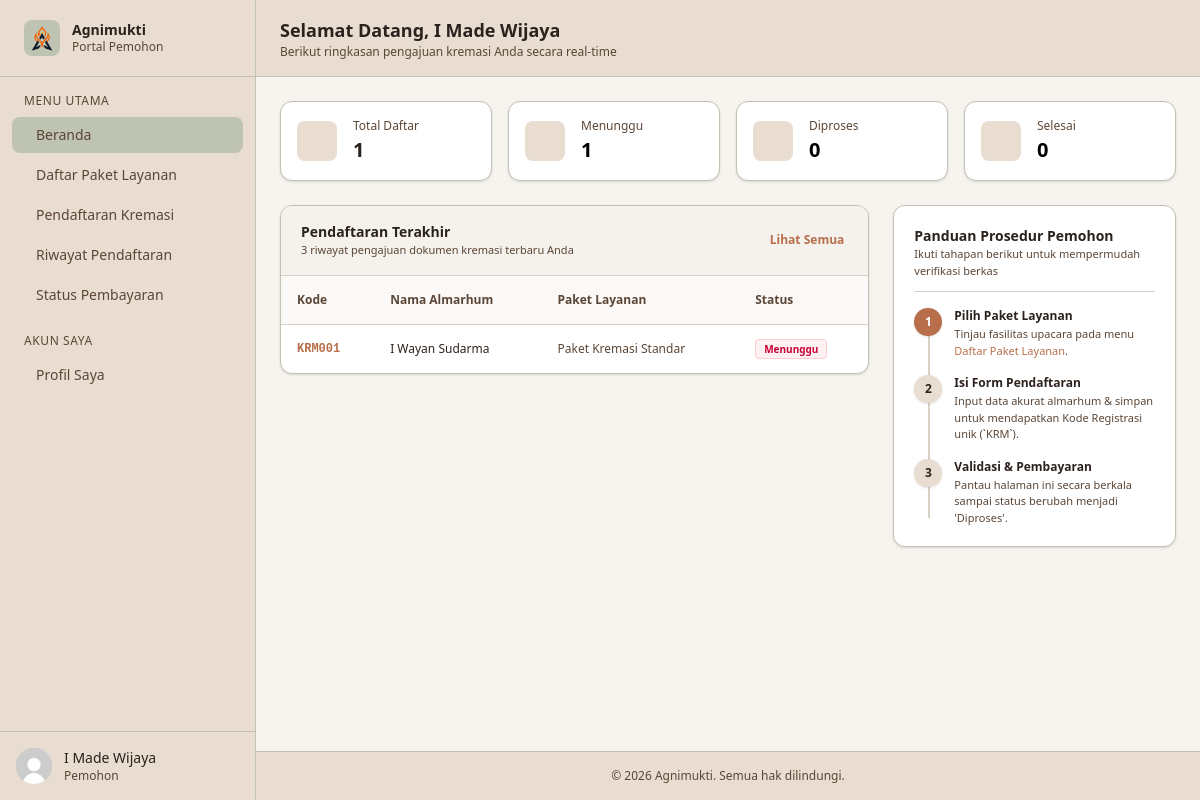
/user (signed in), run on an earlier commit of the app's database.
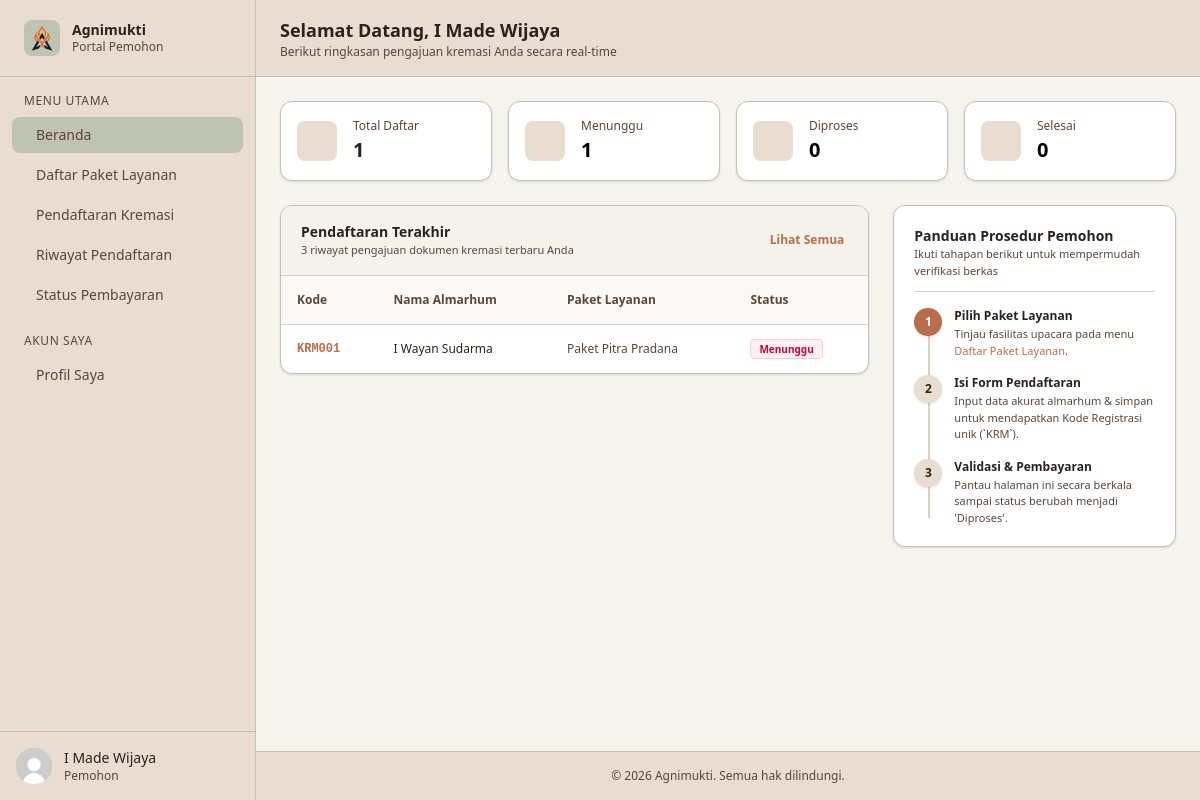
And on a later commit of the database.
### tables this page shows
CREATE TABLE pendaftaran (
    id_pendaftaran INT AUTO_INCREMENT PRIMARY KEY,
    kode_pendaftaran VARCHAR(20) NOT NULL UNIQUE,

    id_user INT NOT NULL,
    id_paket INT NOT NULL,

    nama_almarhum VARCHAR(100) NOT NULL,
    tanggal_lahir DATE,
    tanggal_meninggal DATE,

    tanggal_daftar DATE NOT NULL,

    status ENUM(
        'Menunggu',
        'Diproses',
        'Selesai',
        'Dibatalkan'
    ) DEFAULT 'Menunggu',

    catatan TEXT,

    created_at TIMESTAMP DEFAULT CURRENT_TIMESTAMP,

    CONSTRAINT fk_pendaftaran_user
    FOREIGN KEY (id_user)
    REFERENCES users(id_user)
    ON UPDATE CASCADE
    ON DELETE RESTRICT,

    CONSTRAINT fk_pendaftaran_paket
    FOREIGN KEY (id_paket)
    REFERENCES paket_layanan(id_paket)
    ON UPDATE CASCADE
    ON DELETE RESTRICT
);

CREATE TABLE paket_layanan (
    id_paket INT AUTO_INCREMENT PRIMARY KEY,
    id_kategori INT NOT NULL,
    nama_paket VARCHAR(100) NOT NULL,
    harga DECIMAL(12,2) NOT NULL,
    fasilitas TEXT,
    created_at TIMESTAMP DEFAULT CURRENT_TIMESTAMP,

    CONSTRAINT fk_paket_kategori
    FOREIGN KEY (id_kategori)
    REFERENCES kategori_paket(id_kategori)
    ON UPDATE CASCADE
    ON DELETE RESTRICT
);

CREATE TABLE users (
    id_user INT AUTO_INCREMENT PRIMARY KEY,
    nama VARCHAR(100) NOT NULL,
    username VARCHAR(50) NOT NULL UNIQUE,
    password VARCHAR(255) NOT NULL,
    role ENUM('super_admin', 'admin','pemohon') NOT NULL DEFAULT 'pemohon',
    no_telepon VARCHAR(20),
    alamat TEXT,
    created_at TIMESTAMP DEFAULT CURRENT_TIMESTAMP
);

### config/Database.php (called while the page is built)
<?php
class Database {
    private $host = "localhost";
    private $username = "root";
    private $password = "";
    private $dbname   = "db_agnimukti";
    public function connect() {
        try {
            $pdo = new PDO(
                "mysql:host={$this->host};dbname={$this->dbname};charset=utf8mb4",
                $this->username,
                $this->password
            );
            $pdo->setAttribute(PDO::ATTR_ERRMODE, PDO::ERRMODE_EXCEPTION);
            return $pdo;
        } catch (PDOException $e) {
            die("Koneksi database gagal: " . $e->getMessage());
        }
    }
}
?>

### classes/Auth.php (called while the page is built, shortened)
<?php
require_once __DIR__ . '/../config/Database.php';
class Auth {
    public function checkLogin() {
    if (isset($_SESSION['user'])) {
        return [
            "status" => true,
            "message" => "User sudah login",
            "data" => $_SESSION['user']
        ];
    }
    return [
        "status" => false,
        "message" => "User belum login"
    ];
    }
}
?>

### classes/Pendaftaran.php (called while the page is built, shortened)
<?php
require_once __DIR__ . '/../config/Database.php';
class Pendaftaran
{
    private $conn;
    public function __construct()
    {
        $database = new Database();
        $this->conn = $database->connect();
    }
    public function getByUser($id_user)
    {
        $sql = "SELECT
                    p.id_pendaftaran,
                    p.kode_pendaftaran,
                    p.nama_almarhum,
                    p.tanggal_lahir,
                    p.tanggal_meninggal,
                    p.tanggal_daftar,
                    p.status,
                    p.catatan,
                    u.id_user,
                    u.nama AS nama_pemohon,
                    pl.id_paket,
                    pl.nama_paket,
                    pl.harga
                FROM pendaftaran p
                JOIN users u
                    ON p.id_user = u.id_user
                JOIN paket_layanan pl
                    ON p.id_paket = pl.id_paket
                WHERE p.id_user = :id_user
                ORDER BY p.id_pendaftaran DESC";
        $stmt = $this->conn->prepare($sql);
        $stmt->execute([
            ':id_user' => $id_user
        ]);
        return $stmt->fetchAll(PDO::FETCH_ASSOC);
    }
}

### public/user/pages/beranda.php (the view, shortened to what the changed rows need)
<?php
require_once __DIR__ . '/../../../classes/Pendaftaran.php';
$pendaftaranModel = new Pendaftaran();
$dataPendaftaran = $pendaftaranModel->getByUser($authUser['data']['id_user']);
$jumlahMenunggu = 0;
$jumlahDiproses = 0;
$jumlahSelesai = 0;
foreach ($dataPendaftaran as $pendaftaran) {
    switch (strtolower($pendaftaran['status'])) {
        case 'menunggu':
            $jumlahMenunggu++;
            break;
    }
}
$aktivitasTerakhir = array_slice($dataPendaftaran, 0, 3);
?>
<header class="bg-[#E8DDD0] border-b border-[#BFC3B1] px-6 py-4 flex items-center justify-between sticky top-0 z-30">
    <div>
        <h1 class="text-lg font-semibold text-[#2B221D]">Selamat Datang, <?= htmlspecialchars($authUser['data']['nama'] ?? 'Pemohon') ?></h1>
        <p class="text-xs text-[#5B4636]">Berikut ringkasan pengajuan kremasi Anda secara real-time</p>
    </div>
</header>
<div class="p-6 space-y-6">
    <div class="grid grid-cols-2 md:grid-cols-4 gap-4">
        <div class="bg-white p-4 rounded-xl border border-[#BFC3B1] flex items-center gap-4 shadow-sm">
            <div class="w-10 h-10 rounded-lg bg-[#E8DDD0] flex items-center justify-center text-[#2B221D] shrink-0">
            </div>
            <div>
                <p class="text-xs text-[#5B4636] font-medium">Total Daftar</p>
                <p class="text-xl font-bold text-[#2B221D] mt-0.5"><?= count($dataPendaftaran) ?></p>
            </div>
        </div>
        <div class="bg-white p-4 rounded-xl border border-[#BFC3B1] flex items-center gap-4 shadow-sm">
            <div class="w-10 h-10 rounded-lg  bg-[#E8DDD0] flex items-center justify-center">
            </div>
            <div>
                <p class="text-xs text-[#5B4636] font-medium">Menunggu</p>
                <p class="text-xl font-bold mt-0.5"><?= $jumlahMenunggu ?></p>
            </div>
        </div>
        <div class="bg-white p-4 rounded-xl border border-[#BFC3B1] flex items-center gap-4 shadow-sm">
            <div class="w-10 h-10 rounded-lg bg-[#E8DDD0] flex items-center justify-center">
            </div>
            <div>
                <p class="text-xs text-[#5B4636] font-medium">Diproses</p>
                <p class="text-xl font-bold mt-0.5"><?= $jumlahDiproses ?></p>
            </div>
        </div>
        <div class="bg-white p-4 rounded-xl border border-[#BFC3B1] flex items-center gap-4 shadow-sm">
            <div class="w-10 h-10 rounded-lg bg-[#E8DDD0] flex items-center justify-center">
            </div>
            <div>
                <p class="text-xs text-[#5B4636] font-medium">Selesai</p>
                <p class="text-xl font-bold mt-0.5"><?= $jumlahSelesai ?></p>
            </div>
        </div>
    </div>
    <div class="grid grid-cols-1 lg:grid-cols-3 gap-6">
        <div class="lg:col-span-2 space-y-4">
            <div class="bg-white rounded-xl border border-[#BFC3B1] overflow-hidden shadow-sm">
                <div class="px-5 py-4 border-b border-[#D8D2C6] bg-[#F5F1EC] flex justify-between items-center">
                    <div>
                        <h3 class="text-sm font-semibold text-[#2B221D]">Pendaftaran Terakhir</h3>
                        <p class="text-[11px] text-[#5B4636]">3 riwayat pengajuan dokumen kremasi terbaru Anda</p>
                    </div>
                    <a href="?page=riwayat" class="text-xs font-semibold text-[#B86E4B] hover:underline flex items-center gap-1">
                        Lihat Semua <i class="ti ti-chevron-right"></i>
                    </a>
                </div>
                <div class="overflow-x-auto">
                    <table class="w-full text-left text-xs border-collapse">
                        <thead>
                            <tr class="border-b border-[#D8D2C6] text-[#5B4636] bg-[#F5F1EC]/40 font-medium">
                                <th class="p-4">Kode</th>
                                <th class="p-4">Nama Almarhum</th>
                                <th class="p-4">Paket Layanan</th>
                                <th class="p-4">Status</th>
                            </tr>
                        </thead>
                        <tbody class="divide-y divide-[#F5F1EC]">
                            <?php if (!empty($aktivitasTerakhir)): ?>
                                <?php foreach ($aktivitasTerakhir as $row): ?>
                                    <tr class="hover:bg-[#F5F1EC]/20 transition-colors text-[#2B221D]">
                                        <td class="p-4 font-mono font-semibold text-[#B86E4B]"><?= htmlspecialchars($row['kode_pendaftaran']) ?></td>
                                        <td class="p-4 font-medium"><?= htmlspecialchars($row['nama_almarhum']) ?></td>
                                        <td class="p-4 text-[#5B4636]"><?= htmlspecialchars($row['nama_paket']) ?></td>
                                        <td class="p-4">
                                            <?php
                                                $status = strtolower($row['status']);
                                                $badge = 'bg-rose-50 text-rose-700 border-rose-200';
                                            ?>
                                            <span class="px-2 py-0.5 rounded text-[10px] font-semibold border <?= $badge ?>">
                                                <?= ucfirst($status) ?>
                                            </span>
                                        </td>
                                    </tr>
                                <?php endforeach; ?>
                            <?php endif; ?>
                        </tbody>
                    </table>
                </div>
            </div>
        </div>
        <div class="space-y-4">
            <div class="bg-white rounded-xl border border-[#BFC3B1] p-5 space-y-4 shadow-sm">
                <div class="border-b border-[#D8D2C6] pb-3">
                    <h3 class="text-sm font-semibold text-[#2B221D]">Panduan Prosedur Pemohon</h3>
                    <p class="text-[11px] text-[#5B4636]">Ikuti tahapan berikut untuk mempermudah verifikasi berkas</p>
                </div>
                <div class="space-y-4 relative before:absolute before:top-2 before:bottom-2 before:left-3.5 before:w-0.5 before:bg-[#D8D2C6]">
                    <div class="flex gap-3 relative">
                        <div class="w-7 h-7 rounded-full bg-[#B86E4B] text-white flex items-center justify-center text-xs font-bold shrink-0 z-10 shadow-sm">1</div>
                        <div>
                            <h4 class="text-xs font-semibold text-[#2B221D]">Pilih Paket Layanan</h4>
                            <p class="text-[11px] text-[#5B4636] mt-0.5">Tinjau fasilitas upacara pada menu <span class="font-medium text-[#B86E4B]">Daftar Paket Layanan</span>.</p>
                        </div>
                    </div>
                    <div class="flex gap-3 relative">
                        <div class="w-7 h-7 rounded-full bg-[#E8DDD0] text-[#2B221D] flex items-center justify-center text-xs font-bold shrink-0 z-10 shadow-sm">2</div>
                        <div>
                            <h4 class="text-xs font-semibold text-[#2B221D]">Isi Form Pendaftaran</h4>
                            <p class="text-[11px] text-[#5B4636] mt-0.5">Input data akurat almarhum & simpan untuk mendapatkan Kode Registrasi unik (`KRM`).</p>
                        </div>
                    </div>
                    <div class="flex gap-3 relative">
                        <div class="w-7 h-7 rounded-full bg-[#E8DDD0] text-[#2B221D] flex items-center justify-center text-xs font-bold shrink-0 z-10 shadow-sm">3</div>
                        <div>
                            <h4 class="text-xs font-semibold text-[#2B221D]">Validasi & Pembayaran</h4>
                            <p class="text-[11px] text-[#5B4636] mt-0.5">Pantau halaman ini secara berkala sampai status berubah menjadi 'Diproses'.</p>
                        </div>
                    </div>
                </div>
            </div>
        </div>
    </div>
</div>

What changed in the data, as far as the page shows it:
changed through a linked row, pendaftaran "KRM001": id_paket.nama_paket "Paket Kremasi Standar" → "Paket Pitra Pradana"
